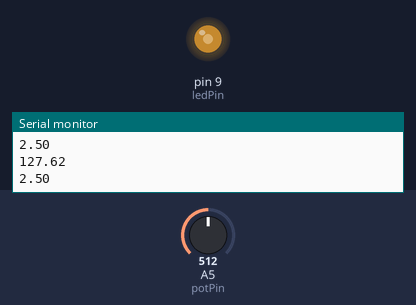
The sketch below on a simulated Arduino Uno, built with avr-gcc and run on an emulated ATmega328P. Shown: output pins drawn as LEDs (lit = HIGH), the last lines printed to the serial monitor. The test bench sets the inputs (shaded band); at power-on: A5 (potPin) = 512.

Above: at 1.3 s.
1.4 s: A5 (potPin) set to 716
At 1.9 s:
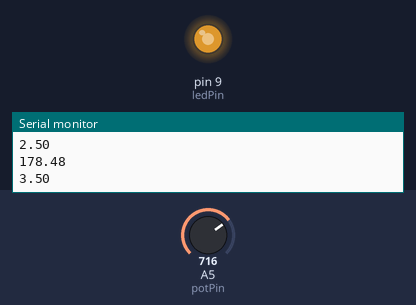
3.0 s: A5 (potPin) set to 900
At 4.2 s:
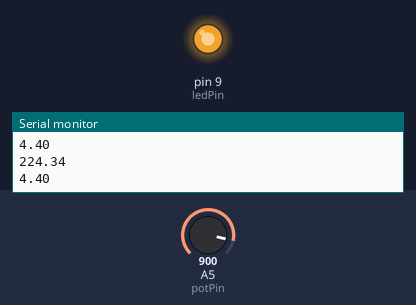
4.5 s: A5 (potPin) set to 122
At 5.6 s:
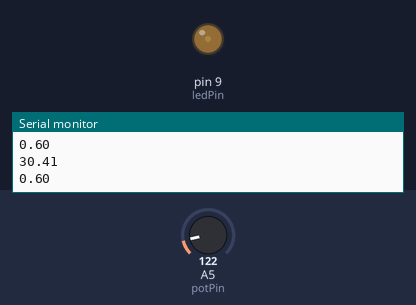
6.0 s: A5 (potPin) set to 0
At 6.8 s:
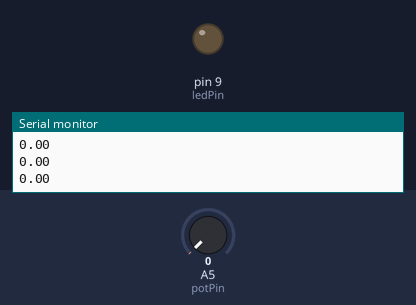
7.5 s: A5 (potPin) set to 511
At 8.1 s:
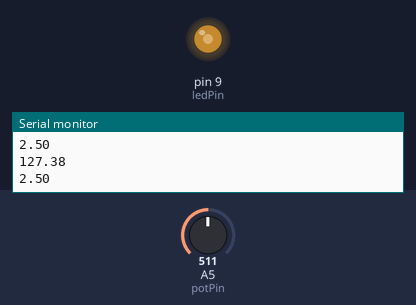
Timing chart, 0 to 10.0 s (numbered marks = the images above; inputs shaded):
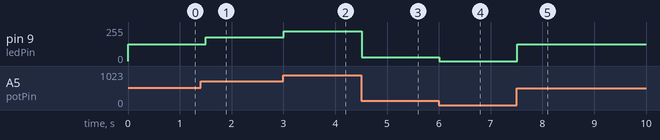

Measured:
- after the input at 1.4 s, pin 9 (ledPin): 127/255 → 178/255 after 0.10 s
- after the input at 3.0 s, pin 9 (ledPin): 178/255 → 224/255 at once
- after the input at 4.5 s, pin 9 (ledPin): 224/255 → 30/255 at once
- after the input at 6.0 s, pin 9 (ledPin): 30/255 → 0/255 at once
- after the input at 7.5 s, pin 9 (ledPin): 0/255 → 127/255 at once

The sketch:

sketch_feb15a.ino
```cpp
int potPin = A5;
int ledPin = 9;
int potVal;
float ledVal;

void setup() {
  // put your setup code here, to run once:
  pinMode(potPin, INPUT);
  pinMode (ledPin, OUTPUT);
  Serial.begin(9600);


}

void loop() {
  // put your main code here, to run repeatedly:
  potVal = analogRead (potPin);
  ledVal = (255./1023.)*potVal;
  analogWrite(ledPin,ledVal) ;
  Serial.println(ledVal);
  Serial.println((5./1023.)*potVal);
  delay(500);


}
```
